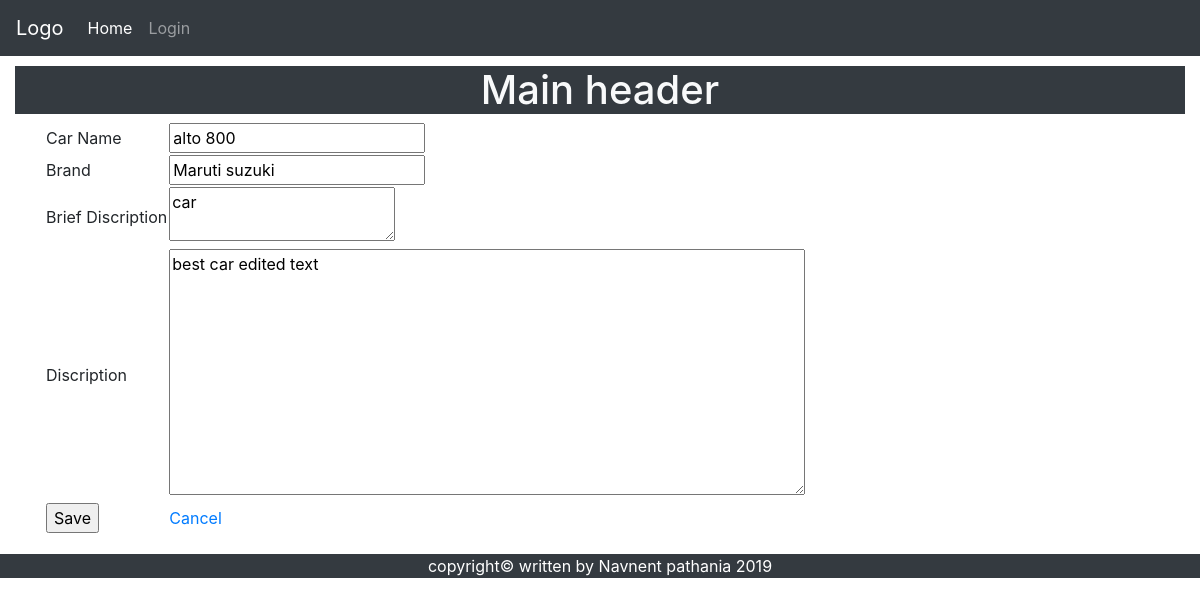
The page /cardetailes/edit/2 on the database its author committed.
### cardetailes/models.py (models this page shows)
class CarDetailes(models.Model):
    name = models.CharField(max_length=255)
    brand = models.CharField(max_length=255)
    briefdiscriptions = models.TextField(max_length=255)
    discription = models.TextField(max_length=255)
    image = models.ImageField(upload_to='pic_folder/', default='pic_folder/None/no-img.jpg')
    created_on = models.DateTimeField(auto_now_add=True)

### cardetailes/views.py (the view, shortened to what this page needs)
# urls.py: path('edit/<id>',views.editcars),
def editcars(request,id):
    carDetailRecord = CarDetailes.objects.get(id=id)
    return render(request,"cardetails/editcars.html", {"editRecord": carDetailRecord})

### templates/cardetails/editcars.html (shortened to what this page needs)
{% extends 'base.html' %}
{% block content %}
<form method="post">
<table>
    <tr>
        <td>Car Name</td>
        <td>
            <input type="text" name="carname" value="{{editRecord.name}}">
        </td>
    </tr>
    <tr>
        <td>Brand</td>
        <td>
            <input type="text" name="brand" value="{{editRecord.brand}}">
        </td>
    </tr>
    <tr>
        <td>Brief Discription</td>
        <td>
            <textarea name="breifdiscription">{{editRecord.briefdiscriptions}}</textarea>
        </td>
    </tr>
    <tr>
        <td>Discription</td>
        <td>
            <textarea name="discription" cols="60" rows="10">{{editRecord.discription}}</textarea>
        </td>
    </tr>
    <tr>
        <td><input type="submit" name="btnsubmit" value="Save"> </td>
        <td>
            <a href="/cardetailes">Cancel</a>
        </td>
    </tr>
</table>
</form>
{% endblock %}

### rows shown on the page
CarDetailes: carname "alto 800", brand "Maruti suzuki", breifdiscription "car", discription "best car edited text"
